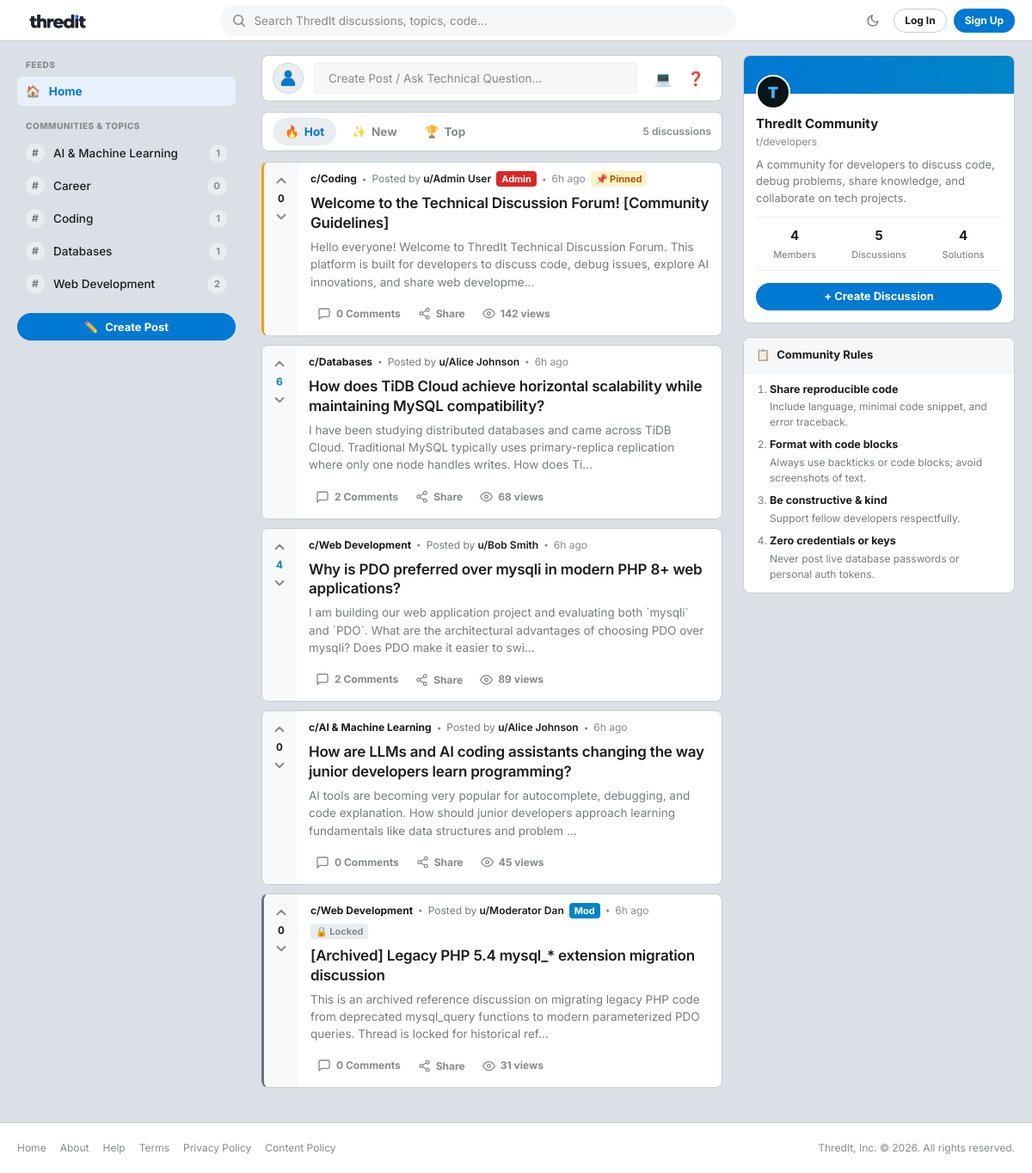
Before: / with the older database file.
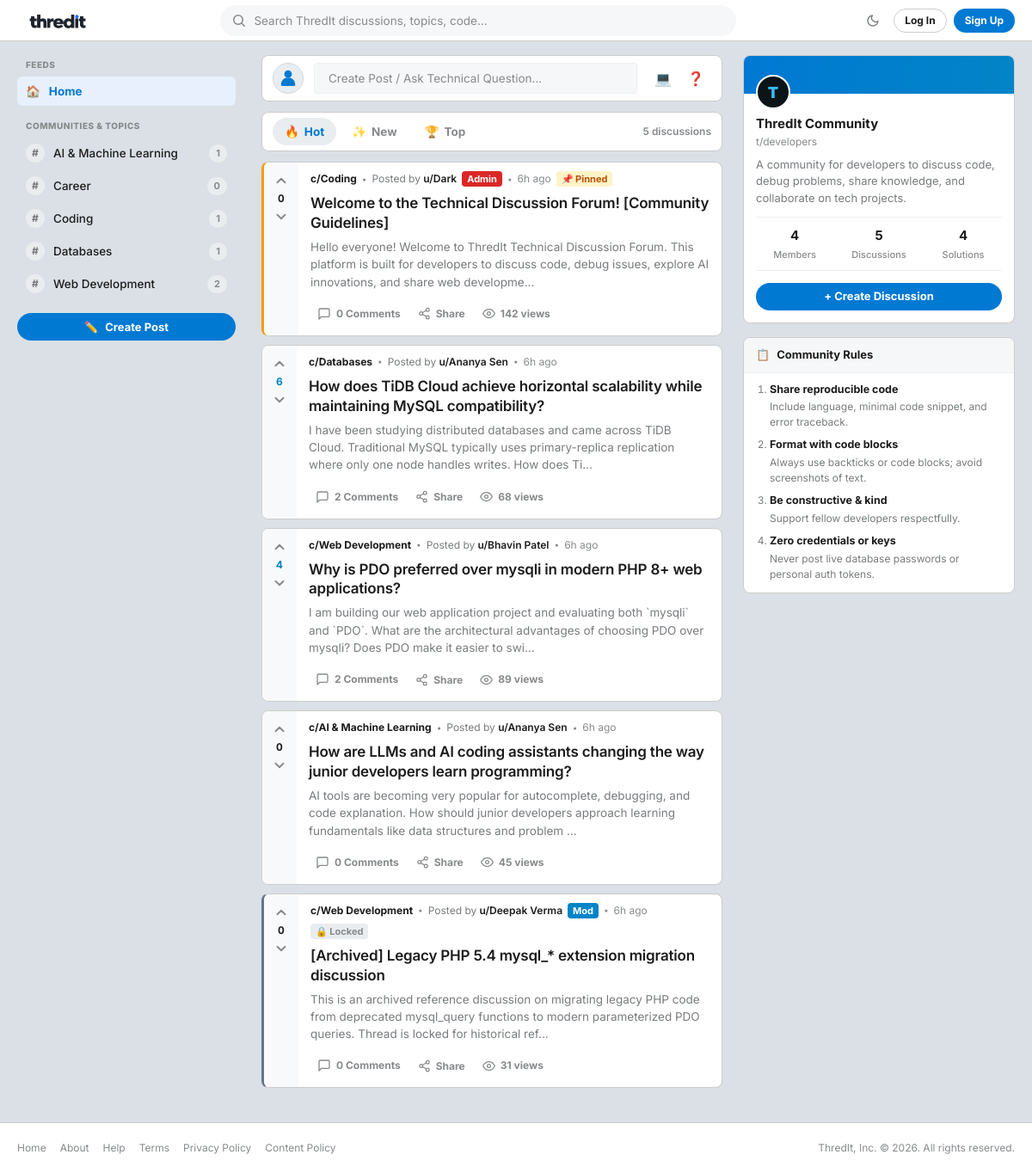
After: the same page with the newer database file.
### tables this page shows
CREATE TABLE IF NOT EXISTS `threads` (
    `id` INT UNSIGNED NOT NULL AUTO_INCREMENT,
    `category_id` INT UNSIGNED NOT NULL,
    `user_id` INT UNSIGNED NOT NULL,
    `title` VARCHAR(255) NOT NULL,
    `body` MEDIUMTEXT NOT NULL,
    `is_pinned` TINYINT(1) NOT NULL DEFAULT 0,
    `is_locked` TINYINT(1) NOT NULL DEFAULT 0,
    `views` INT UNSIGNED NOT NULL DEFAULT 0,
    `created_at` DATETIME NOT NULL DEFAULT CURRENT_TIMESTAMP,
    PRIMARY KEY (`id`),
    INDEX `idx_threads_category` (`category_id`),
    INDEX `idx_threads_user` (`user_id`),
    INDEX `idx_threads_pinned_created` (`is_pinned`, `created_at` DESC),
    CONSTRAINT `fk_threads_category` FOREIGN KEY (`category_id`) REFERENCES `categories` (`id`) ON DELETE CASCADE,
    CONSTRAINT `fk_threads_user` FOREIGN KEY (`user_id`) REFERENCES `users` (`id`) ON DELETE CASCADE
);

CREATE TABLE IF NOT EXISTS `users` (
    `id` INT UNSIGNED NOT NULL AUTO_INCREMENT,
    `name` VARCHAR(100) NOT NULL,
    `email` VARCHAR(191) NOT NULL,
    `password_hash` VARCHAR(255) NOT NULL,
    `role` ENUM('user', 'moderator', 'admin') NOT NULL DEFAULT 'user',
    `is_banned` TINYINT(1) NOT NULL DEFAULT 0,
    `created_at` DATETIME NOT NULL DEFAULT CURRENT_TIMESTAMP,
    PRIMARY KEY (`id`),
    UNIQUE KEY `uq_users_email` (`email`),
    INDEX `idx_users_role` (`role`),
    INDEX `idx_users_banned` (`is_banned`)
);

CREATE TABLE IF NOT EXISTS `categories` (
    `id` INT UNSIGNED NOT NULL AUTO_INCREMENT,
    `name` VARCHAR(100) NOT NULL,
    `description` TEXT NOT NULL,
    PRIMARY KEY (`id`),
    UNIQUE KEY `uq_categories_name` (`name`)
);

### index.php (called while the page is built)
<?php
require_once __DIR__ . '/public/index.php';

### includes/auth.php (called while the page is built, shortened)
<?php
require_once __DIR__ . '/functions.php';
if (!function_exists('current_user_id')) {
    function current_user_id(): ?int
    {
        return isset($_SESSION['user']['id']) ? (int) $_SESSION['user']['id'] : null;
    }
}

### includes/functions.php (called while the page is built, shortened)
<?php
if (!function_exists('get_base_url')) {
    function get_base_url(): string
    {
        $protocol = (!empty($_SERVER['HTTPS']) && $_SERVER['HTTPS'] !== 'off') ? 'https://' : 'http://';
        $host = $_SERVER['HTTP_HOST'] ?? 'localhost';
        $scriptPath = str_replace('\\', '/', $_SERVER['SCRIPT_NAME'] ?? '');
        $scriptDir = dirname($scriptPath);
        $baseFolder = preg_replace('#/(public|admin|includes|api)$#i', '', $scriptDir);
        return rtrim($protocol . $host . $baseFolder, '/');
    }
}
if (!function_exists('url')) {
    function url(string $path = ''): string
    {
        $base = get_base_url();
        $trimmedPath = ltrim($path, '/');
        return $trimmedPath === '' ? $base : $base . '/' . $trimmedPath;
    }
}
if (!function_exists('e')) {
    function e(mixed $string): string
    {
        return htmlspecialchars((string) ($string ?? ''), ENT_QUOTES, 'UTF-8');
    }
}
if (!function_exists('time_ago')) {
    function time_ago(string $datetime): string
    {
        $timestamp = strtotime($datetime);
        $difference = time() - $timestamp;
        if ($difference < 86400) {
            $hours = floor($difference / 3600);
            return $hours . 'h ago';
        }
        return date('M j, Y', $timestamp);
    }
}
if (!function_exists('truncate')) {
    function truncate(string $text, int $length = 150): string
    {
        $text = strip_tags($text);
        return mb_substr($text, 0, $length, 'UTF-8') . '...';
    }
}
if (!function_exists('get_user_vote_value')) {
    function get_user_vote_value(PDO $pdo, ?int $userId, string $targetType, int $targetId): int
    {
        if (empty($userId)) {
            return 0;
        }
        $stmt = $pdo->prepare("SELECT value FROM votes WHERE user_id = :user_id AND target_type = :target_type AND target_id = :target_id LIMIT 1");
        $stmt->execute([
            ':user_id'     => $userId,
            ':target_type' => $targetType,
            ':target_id'   => $targetId
        ]);
        $row = $stmt->fetch();
        return (int) ($row['value'] ?? 0);
    }
}

### public/index.php (the view, shortened to what the changed rows need)
<?php
require_once __DIR__ . '/../includes/header.php';
$pdo = get_db_connection();
$userId = current_user_id();
$sort = $_GET['sort'] ?? 'hot';
$sql = "SELECT t.*,
               u.name AS author_name, u.role AS author_role,
               c.name AS category_name,
               COUNT(DISTINCT r.id) AS reply_count,
               COALESCE(SUM(v.value), 0) AS vote_score
        FROM threads t
        INNER JOIN users u ON t.user_id = u.id
        INNER JOIN categories c ON t.category_id = c.id
        LEFT JOIN replies r ON t.id = r.thread_id
        LEFT JOIN votes v ON v.target_type = 'thread' AND v.target_id = t.id
        GROUP BY t.id, u.id, u.name, u.role, c.id, c.name ";
if ($sort === 'top') {
    $sql .= "ORDER BY t.is_pinned DESC, vote_score DESC, t.created_at DESC";
} elseif ($sort === 'latest') {
    $sql .= "ORDER BY t.is_pinned DESC, t.created_at DESC";
} else {
    $sql .= "ORDER BY t.is_pinned DESC, (COALESCE(SUM(v.value), 0) * 2 + COUNT(DISTINCT r.id)) DESC, t.created_at DESC";
}
$stmt = $pdo->query($sql);
$threads = $stmt->fetchAll();
?>
<div class="reddit-container">
    <main class="reddit-main-feed">
        <?php if (empty($threads)): ?>
            <div class="card empty-state">
                <div class="empty-state-icon">💬</div>
                <div class="empty-state-title">No discussions here yet!</div>
                <p style="font-size: 0.875rem; margin-bottom: 1.25rem;">Be the first developer to start a technical discussion in our community.</p>
                <a href="<?= url('public/new_thread.php') ?>" class="btn btn-primary">Create the First Post</a>
            </div>
        <?php else: ?>
            <div class="reddit-posts-list">
                <?php foreach ($threads as $t): ?>
                    <?php
                    $userVote = get_user_vote_value($pdo, $userId, 'thread', (int) $t['id']);
                    $score = (int) $t['vote_score'];
                    $threadUrl = url('public/thread.php?id=' . $t['id']);
                    ?>
                    <article class="card reddit-post-card <?= $t['is_pinned'] ? 'post-pinned' : '' ?> <?= $t['is_locked'] ? 'post-locked' : '' ?>">
                        <div class="reddit-vote-column">
                            <button type="button" class="reddit-vote-btn vote-up <?= $userVote === 1 ? 'voted' : '' ?>"
                                    data-target-type="thread"
                                    data-target-id="<?= $t['id'] ?>"
                                    data-vote="1"
                                    data-vote-url="<?= url('public/vote.php') ?>"
                                    title="Upvote" aria-label="Upvote">
                                <svg width="18" height="18" viewBox="0 0 24 24" fill="none" stroke="currentColor" stroke-width="2.5" stroke-linecap="round" stroke-linejoin="round">
                                    <polyline points="18 15 12 9 6 15"></polyline>
                                </svg>
                            </button>
                            <span class="reddit-vote-number <?= $score > 0 ? 'score-up' : ($score < 0 ? 'score-down' : '') ?>">
                                <?= $score ?>
                            </span>
                            <button type="button" class="reddit-vote-btn vote-down <?= $userVote === -1 ? 'voted' : '' ?>"
                                    data-target-type="thread"
                                    data-target-id="<?= $t['id'] ?>"
                                    data-vote="-1"
                                    data-vote-url="<?= url('public/vote.php') ?>"
                                    title="Downvote" aria-label="Downvote">
                                <svg width="18" height="18" viewBox="0 0 24 24" fill="none" stroke="currentColor" stroke-width="2.5" stroke-linecap="round" stroke-linejoin="round">
                                    <polyline points="6 9 12 15 18 9"></polyline>
                                </svg>
                            </button>
                        </div>
                        <div class="reddit-post-main">
                            <div class="reddit-post-meta">
                                <a href="<?= url('public/category.php?id=' . $t['category_id']) ?>" class="reddit-community-pill">
                                    c/<?= e($t['category_name']) ?>
                                </a>
                                <span class="meta-dot">&bull;</span>
                                <span class="meta-author">Posted by <strong>u/<?= e($t['author_name']) ?></strong></span>
                                <?php if ($t['author_role'] === 'admin'): ?>
                                    <span class="badge badge-role badge-role-admin">Admin</span>
                                <?php elseif ($t['author_role'] === 'moderator'): ?>
                                    <span class="badge badge-role badge-role-mod">Mod</span>
                                <?php endif; ?>
                                <span class="meta-dot">&bull;</span>
                                <span class="meta-time"><?= time_ago($t['created_at']) ?></span>
                                <?php if ($t['is_pinned']): ?>
                                    <span class="badge badge-pinned">📌 Pinned</span>
                                <?php endif; ?>
                                <?php if ($t['is_locked']): ?>
                                    <span class="badge badge-locked">🔒 Locked</span>
                                <?php endif; ?>
                            </div>
                            <h2 class="reddit-post-title">
                                <a href="<?= $threadUrl ?>">
                                    <?= e($t['title']) ?>
                                </a>
                            </h2>
                            <div class="reddit-post-snippet">
                                <?= e(truncate($t['body'], 180)) ?>
                            </div>
                            <div class="reddit-post-actions">
                                <a href="<?= $threadUrl ?>#replies" class="action-pill">
                                    <svg width="16" height="16" viewBox="0 0 24 24" fill="none" stroke="currentColor" stroke-width="2" stroke-linecap="round" stroke-linejoin="round">
                                        <path d="M21 15a2 2 0 0 1-2 2H7l-4 4V5a2 2 0 0 1 2-2h14a2 2 0 0 1 2 2z"></path>
                                    </svg>
                                    <span><?= (int) $t['reply_count'] ?> <?= (int) $t['reply_count'] === 1 ? 'Comment' : 'Comments' ?></span>
                                </a>
                                <button type="button" class="action-pill share-btn" data-url="<?= $threadUrl ?>" title="Copy link to discussion">
                                    <span>Share</span>
                                </button>
                                <div class="action-pill action-views">
                                    <svg width="15" height="15" viewBox="0 0 24 24" fill="none" stroke="currentColor" stroke-width="2" stroke-linecap="round" stroke-linejoin="round">
                                        <path d="M1 12s4-8 11-8 11 8 11 8-4 8-11 8-11-8-11-8z"></path>
                                        <circle cx="12" cy="12" r="3"></circle>
                                    </svg>
                                    <span><?= (int) $t['views'] ?> views</span>
                                </div>
                            </div>
                        </div>
                    </article>
                <?php endforeach; ?>
            </div>
        <?php endif; ?>
    </main>
</div>
<?php require_once __DIR__ . '/../includes/footer.php'; ?>

Changed rows visible on the page:
changed through a linked row, threads "Welcome to the Technical Discussion Forum! [Community Guidelines]": user.name "Admin User" → "Dark"
changed through a linked row, threads "Databases": user.name "Alice Johnson" → "Ananya Sen"
changed through a linked row, threads "Why is PDO preferred over mysqli in modern PHP 8+ web applications?": user.name "Bob Smith" → "Bhavin Patel"
changed through a linked row, threads "AI & Machine Learning": user.name "Alice Johnson" → "Ananya Sen"
changed through a linked row, threads "[Archived] Legacy PHP 5.4 mysql_* extension migration discussion": user.name "Moderator Dan" → "Deepak Verma"
